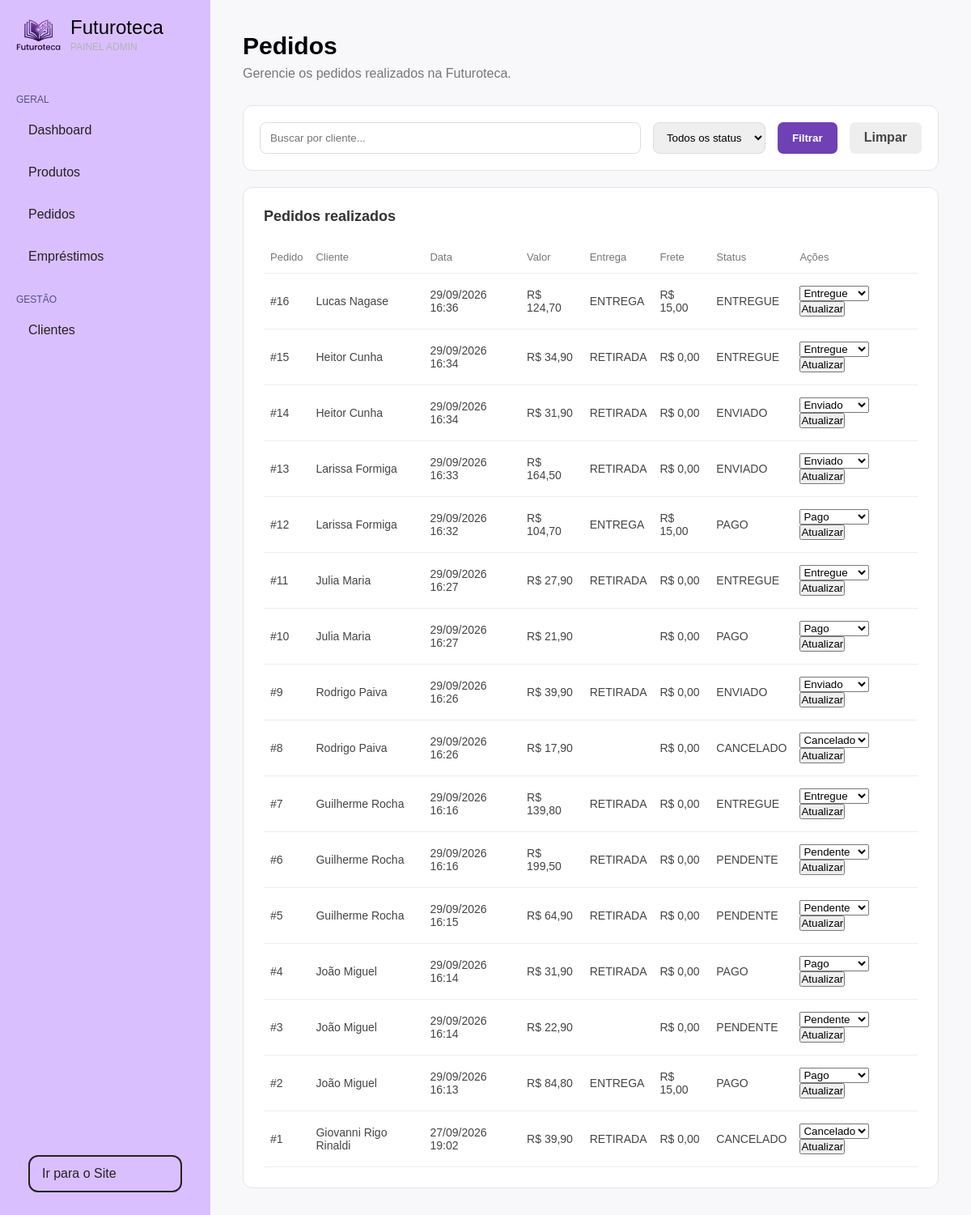
Screenshot of /dashboard/pedidos.php (signed in) with the database file from the repository.
### tables this page shows
CREATE TABLE `pedido` (
  `id_pedido` int(11) NOT NULL,
  `id_usuario` int(11) NOT NULL,
  `data_pedido` datetime NOT NULL DEFAULT current_timestamp(),
  `valor_total` decimal(10,2) NOT NULL,
  `tipo_entrega` enum('RETIRADA','ENTREGA') NOT NULL,
  `frete` decimal(10,2) NOT NULL DEFAULT 0.00,
  `status` enum('PENDENTE','PAGO','ENVIADO','ENTREGUE','CANCELADO') NOT NULL DEFAULT 'PENDENTE'
);

CREATE TABLE `usuario` (
  `id_usuario` int(11) NOT NULL,
  `nome` varchar(100) NOT NULL,
  `email` varchar(150) NOT NULL,
  `cpf` varchar(14) NOT NULL,
  `telefone` varchar(20) DEFAULT NULL,
  `endereco` varchar(255) DEFAULT NULL,
  `tipo_usuario` enum('ADMIN','CLIENTE') NOT NULL DEFAULT 'CLIENTE',
  `senha` varchar(255) NOT NULL
);

### dashboard/pedidos.php (the view, shortened to what this page needs)
<?php
require_once '../crud.php';
$cliente = $_GET["cliente"] ?? "";
$sql = "SELECT
            pedido.*,
            usuario.nome AS nome_cliente
        FROM pedido
        INNER JOIN usuario
            ON pedido.id_usuario = usuario.id_usuario
        WHERE 1=1";
$params = [];
$sql .= " ORDER BY pedido.id_pedido DESC";
$stmt = $pdo->prepare($sql);
$stmt->execute($params);
$pedidos = $stmt->fetchAll(PDO::FETCH_ASSOC);
?>
<!DOCTYPE html>
<html lang="pt-br">
<head>
    <link rel="stylesheet" href="../css/dashboard.css">
</head>
<body>
    <?php include 'partials/sidebar.php'; ?>
    <main class="conteudo">
        <div class="titulo-dashboard">
            <h1>Pedidos</h1>
            <p>Gerencie os pedidos realizados na Futuroteca.</p>
        </div>
        <form method="GET" class="filtros-produtos">
            <input type="text" name="cliente" placeholder="Buscar por cliente..."
                value="<?= htmlspecialchars($cliente) ?>">
            <select name="status">
                <option value="">
                    Todos os status
                </option>
            </select>
            <button type="submit" class="btn-filtrar">
                Filtrar
            </button>
            <a href="pedidos.php" class="btn-limpar">
                Limpar
            </a>
        </form>
        <div class="painel-dashboard">
            <div class="painel-titulo">
                <h3>Pedidos realizados</h3>
            </div>
            <table>
                <thead>
                    <tr>
                        <th>Pedido</th>
                        <th>Cliente</th>
                        <th>Data</th>
                        <th>Valor</th>
                        <th>Entrega</th>
                        <th>Frete</th>
                        <th>Status</th>
                        <th>Ações</th>
                    </tr>
                </thead>
                <tbody>
                    <?php if (count($pedidos) == 0): ?>
                        <tr>
                            <td colspan="8">
                                Nenhum pedido realizado.
                            </td>
                        </tr>
                    <?php else: ?>
                        <?php foreach ($pedidos as $pedido): ?>
                            <tr>
                                <td>
                                    #<?= $pedido["id_pedido"] ?>
                                </td>
                                <td>
                                    <?= htmlspecialchars($pedido["nome_cliente"]) ?>
                                </td>
                                <td>
                                    <?= date("d/m/Y H:i", strtotime($pedido["data_pedido"])) ?>
                                </td>
                                <td>
                                    R$ <?= number_format($pedido["valor_total"], 2, ",", ".") ?>
                                </td>
                                <td>
                                    <?= htmlspecialchars($pedido["tipo_entrega"]) ?>
                                </td>
                                <td>
                                    R$ <?= number_format($pedido["frete"], 2, ",", ".") ?>
                                </td>
                                <td>
                                    <?= htmlspecialchars($pedido["status"]) ?>
                                </td>
                                <td>
                                    <form action="atualizar-status-pedido.php" method="POST">
                                        <select name="status">
                                            <option value="PENDENTE" <?= $pedido["status"] == "PENDENTE" ? "selected" : "" ?>>
                                                Pendente
                                            </option>
                                            <option value="PAGO" <?= $pedido["status"] == "PAGO" ? "selected" : "" ?>>
                                                Pago
                                            </option>
                                            <option value="ENVIADO" <?= $pedido["status"] == "ENVIADO" ? "selected" : "" ?>>
                                                Enviado
                                            </option>
                                            <option value="ENTREGUE" <?= $pedido["status"] == "ENTREGUE" ? "selected" : "" ?>>
                                                Entregue
                                            </option>
                                            <option value="CANCELADO" <?= $pedido["status"] == "CANCELADO" ? "selected" : "" ?>>
                                                Cancelado
                                            </option>
                                        </select>
                                        <button type="submit">
                                            Atualizar
                                        </button>
                                    </form>
                                </td>
                            </tr>
                        <?php endforeach; ?>
                    <?php endif; ?>
                </tbody>
            </table>
        </div>
    </main>
</body>
</html>

### css/dashboard.css (style rules this page uses)
* { margin: 0; padding: 0; box-sizing: border-box; }
body { font-family: Arial, sans-serif; display: flex; background-color: #f7f7f7f7; }
.conteudo { flex: 1; padding: 40px; }
.conteudo { flex: 1; padding: 40px; background-color: #f8f8fa; }
.titulo-dashboard { margin-bottom: 30px; }
.titulo-dashboard h1 { font-size: 30px; margin-bottom: 8px; }
.titulo-dashboard p { color: #777; }
.painel-dashboard { background-color: white; border: 1px solid #e4e4e4; border-radius: 12px; padding: 25px; }
.painel-titulo { display: flex; align-items: center; justify-content: space-between; margin-bottom: 20px; }
.painel-titulo h3 { font-size: 18px; color: #333; }
table { width: 100%; border-collapse: collapse; }
th { text-align: left; color: #777; font-size: 13px; font-weight: 500; padding: 12px 8px; border-bottom: 1px solid #eeeeee; }
td { padding: 15px 8px; font-size: 14px; color: #444; border-bottom: 1px solid #eeeeee; }
.filtros-produtos { display: flex; gap: 15px; background-color: white; padding: 20px; margin-bottom: 20px; border: 1px solid #e4e4e4; border-radius: 12px; }
.filtros-produtos input { flex: 1; }
.filtros-produtos input, .filtros-produtos select { padding: 10px 12px; border: 1px solid #ddd; border-radius: 8px; outline: none; }
.btn-filtrar { background-color: #7040b5; color: white; border: none; border-radius: 7px; padding: 10px 18px; font-weight: 600; cursor: pointer; transition: 0.2s; }
.btn-limpar { background-color: #eeeeee; color: #444; padding: 10px 18px; border-radius: 7px; text-decoration: none; font-weight: 600; transition: 0.2s; }

### rows the page displays
pedido: id_pedido "16", id_usuario.nome "Lucas Nagase", data_pedido "29/09/2026 16:36", valor_total "124,70", tipo_entrega "ENTREGA", frete "15,00", status "ENTREGUE", status "Entregue"
pedido: id_pedido "15", id_usuario.nome "Heitor Cunha", data_pedido "29/09/2026 16:34", valor_total "34,90", tipo_entrega "RETIRADA", frete "0,00", status "ENTREGUE", status "Entregue"
pedido: id_pedido "14", id_usuario.nome "Heitor Cunha", data_pedido "29/09/2026 16:34", valor_total "31,90", tipo_entrega "RETIRADA", frete "0,00", status "ENVIADO", status "Enviado"
pedido: id_pedido "13", id_usuario.nome "Larissa Formiga", data_pedido "29/09/2026 16:33", valor_total "164,50", tipo_entrega "RETIRADA", frete "0,00", status "ENVIADO", status "Enviado"
pedido: id_pedido "12", id_usuario.nome "Larissa Formiga", data_pedido "29/09/2026 16:32", valor_total "104,70", tipo_entrega "ENTREGA", frete "15,00", status "PAGO", status "Pago"
pedido: id_pedido "11", id_usuario.nome "Julia Maria", data_pedido "29/09/2026 16:27", valor_total "27,90", tipo_entrega "RETIRADA", frete "0,00", status "ENTREGUE", status "Entregue"
pedido: id_pedido "10", id_usuario.nome "Julia Maria", data_pedido "29/09/2026 16:27", valor_total "21,90", frete "0,00", status "PAGO", status "Pago"
pedido: id_pedido "9", id_usuario.nome "Rodrigo Paiva", data_pedido "29/09/2026 16:26", valor_total "39,90", tipo_entrega "RETIRADA", frete "0,00", status "ENVIADO", status "Enviado"
pedido: id_pedido "8", id_usuario.nome "Rodrigo Paiva", data_pedido "29/09/2026 16:26", valor_total "17,90", frete "0,00", status "CANCELADO", status "Cancelado"
pedido: id_pedido "7", id_usuario.nome "Guilherme Rocha", data_pedido "29/09/2026 16:16", valor_total "139,80", tipo_entrega "RETIRADA", frete "0,00", status "ENTREGUE", status "Entregue"
pedido: id_pedido "6", id_usuario.nome "Guilherme Rocha", data_pedido "29/09/2026 16:16", valor_total "199,50", tipo_entrega "RETIRADA", frete "0,00", status "PENDENTE", status "Pendente"
pedido: id_pedido "5", id_usuario.nome "Guilherme Rocha", data_pedido "29/09/2026 16:15", valor_total "64,90", tipo_entrega "RETIRADA", frete "0,00", status "PENDENTE", status "Pendente"
pedido: id_pedido "4", id_usuario.nome "João Miguel", data_pedido "29/09/2026 16:14", valor_total "31,90", tipo_entrega "RETIRADA", frete "0,00", status "PAGO", status "Pago"
pedido: id_pedido "3", id_usuario.nome "João Miguel", data_pedido "29/09/2026 16:14", valor_total "22,90", frete "0,00", status "PENDENTE", status "Pendente"
pedido: id_pedido "2", id_usuario.nome "João Miguel", data_pedido "29/09/2026 16:13", valor_total "84,80", tipo_entrega "ENTREGA", frete "15,00", status "PAGO", status "Pago"
pedido: id_pedido "1", id_usuario.nome "Giovanni Rigo Rinaldi", data_pedido "27/09/2026 19:02", valor_total "39,90", tipo_entrega "RETIRADA", frete "0,00", status "CANCELADO", status "Cancelado"
